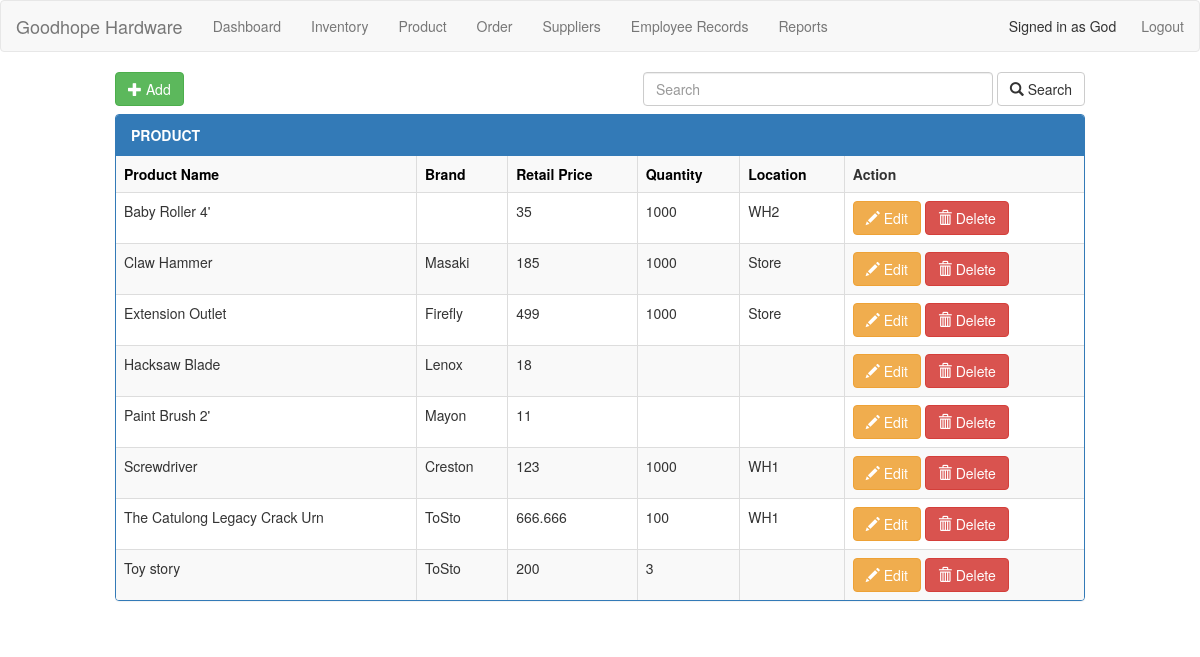
Screenshot of /product.php (signed in) with the database file from the repository.
### tables this page shows
CREATE TABLE `inventory` (
  `inventory_Id` int(11) NOT NULL,
  `product_Id` int(11) NOT NULL,
  `manager_Id` int(11) NOT NULL,
  `shelf_Id` int(11) NOT NULL,
  `warehouse_Id` int(11) NOT NULL,
  `supplier_Id` int(11) NOT NULL,
  `product_Price` double NOT NULL,
  `date_Delivered` date NOT NULL,
  `quantity_Delivered` int(11) NOT NULL
);

CREATE TABLE `product` (
  `product_Id` int(11) NOT NULL,
  `product_warranty` varchar(50) NOT NULL,
  `retail_Price` double NOT NULL,
  `product_Name` varchar(100) NOT NULL,
  `product_Brand` varchar(100) NOT NULL
);

CREATE TABLE `warehouse` (
  `warehouse_Id` int(11) NOT NULL,
  `location` varchar(150) NOT NULL
);

### product.php (the view, shortened to what this page needs)
<?php
$search_filter = "%%";
$order_by = "product_name";
?>
<!DOCTYPE html>
<html lang='en'>
<head>
<link rel='stylesheet' href='css/bootstrap.min.css'>
</head>
<body>
<?php
    require "navbar.php";
?>
<div class='container-fluid'>
	<div class='row'>
		<div class='col-md-10 col-md-offset-1'>
            <?php
			if( $user_type == "Manager" ){
				echo "
				<a href = 'create.php'>
				<button class='btn btn-success' id='addbtn'>
					<span class='glyphicon glyphicon-plus'></span> Add
				</button>
				</a>
				";
			}
			?>
			<div class='pull-right'>
				<form class='form-inline' method='POST' action='index.php'>
					<input type='text' class='form-control' id='extend-search-bar' placeholder='Search' name='search_filter'>
					<button type='submit' class='btn btn-default'><span class='glyphicon glyphicon-search'></span> Search</button>
				</form>
			</div>
		</div>
	</div>
	<div class='row'>
    	<div class='col-md-10 col-md-offset-1'>
		<div class='panel panel-primary'>
			<div class='panel-heading'>
				<strong>
					PRODUCT
				</strong>
			</div>
			<?php
			$query =
				"SELECT
                 product.product_Id AS 'id',
				 product.product_Name AS 'Product Name',
		 		 product.product_Brand AS 'Brand',
				 product.retail_Price AS 'Price',
				 warehouse.location AS 'Location',
                 inventory.quantity_delivered AS 'Quantity'
				 FROM product
				 LEFT JOIN inventory
				 ON product.product_Id = inventory.product_Id
				 LEFT JOIN warehouse
				 ON inventory.warehouse_Id = warehouse.warehouse_Id
				 WHERE product.product_Name
				 LIKE '{$search_filter}'
				 ORDER BY {$order_by} ASC
				 ";
			$result = mysqli_query($db, $query) or die("Bad Query: $query");
			echo "<table class='table table-bordered table-striped'>";
			echo "
				<th><a href='product.php?orderby=product_name'>Product Name </a></th>
				<th><a href='product.php?orderby=product_brand'>Brand        </a></th>
				<th><a href='product.php?orderby=retail_price'>Retail Price </a></th>
                <th><a href='product.php?orderby=quantity_delivered'>Quantity     </a></th>
				<th><a href='product.php?orderby=location'>Location     </a></th>
            ";
			if( $user_type == "Manager" ){
				echo "<th>Action</th>";
			}
			while( $row = mysqli_fetch_assoc($result) ) {
				echo
				"<tr>
					<td> {$row['Product Name']} </td>
					<td> {$row['Brand']} </td>
					<td> {$row['Price']} </td>
                    <td> {$row['Quantity']}</td>
					<td> {$row['Location']} </td>
                ";
				if( $user_type == "Manager" ) {
				echo
				"  	<td>
						<a class='btn btn-warning' href='update.php?id={$row['id']}'>
							<span class='glyphicon glyphicon-pencil'></span>
							Edit
						</a>
						<a class='btn btn-danger' href='delete.php?id={$row['id']}'>
							<span class='glyphicon glyphicon-trash'></span>
							Delete
						</a>
					</td>
				";
				}
				echo "</tr>";
			}
			echo "</table>"
			?>
		</div>
		</div>
	</div>
</div>
</body>
</html>

### product.php (style rules this page uses)
body { height: 100%; }
.row { margin-bottom: 8px; }
#extend-search-bar { width: 350px; }
a, a:hover { text-decoration: none; color: black; }

### rows the page displays
inventory: product_Id.product_Name "Baby Roller 4'", product_Id.retail_Price "35", quantity_Delivered "1000", warehouse_Id.location "WH2"
inventory: product_Id.product_Name "Claw Hammer", product_Id.product_Brand "Masaki", product_Id.retail_Price "185", quantity_Delivered "1000", warehouse_Id.location "Store"
inventory: product_Id.product_Name "Extension Outlet", product_Id.product_Brand "Firefly", product_Id.retail_Price "499", quantity_Delivered "1000", warehouse_Id.location "Store"
product: product_Name "Hacksaw Blade", product_Brand "Lenox", retail_Price "18"
product: product_Name "Paint Brush 2'", product_Brand "Mayon", retail_Price "11"
inventory: product_Id.product_Name "Screwdriver", product_Id.product_Brand "Creston", product_Id.retail_Price "123", quantity_Delivered "1000", warehouse_Id.location "WH1"
inventory: product_Id.product_Name "The Catulong Legacy Crack Urn", product_Id.product_Brand "ToSto", product_Id.retail_Price "666.666", quantity_Delivered "100", warehouse_Id.location "WH1"
inventory: product_Id.product_Name "Toy story", product_Id.product_Brand "ToSto", product_Id.retail_Price "200", quantity_Delivered "3"

### other values shown
$user "God"
